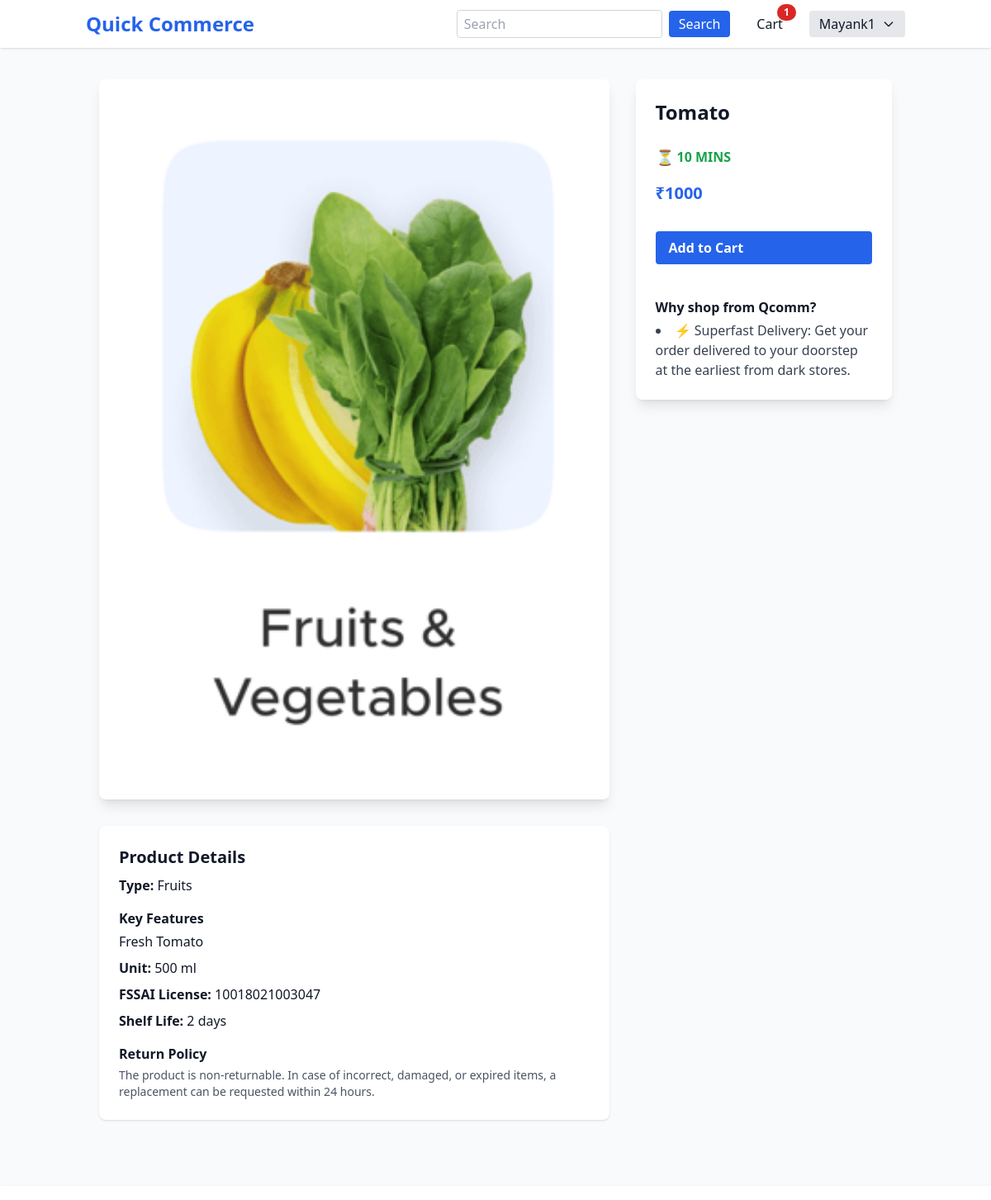
/products/18/pid/ (signed in), run on the app's committed database.
### products/models.py (models this page shows)
class Product(models.Model):
    subcategory = models.ForeignKey(Product_subcategory, on_delete=models.SET_DEFAULT, default=get_default_subcategory)
    title = models.CharField(max_length=1000)
    desc = models.TextField()
    price = models.IntegerField()
    image = models.ImageField(upload_to="product_images",null=True)
    def __str__(self):
        return self.title

class Product_subcategory(models.Model):
    category = models.ForeignKey(Product_category,on_delete=models.CASCADE)
    title = models.CharField(max_length=256)
    def __str__(self):
        return self.title

### products/views.py (the view)
# urls.py: path("<int:product_id>/pid/",views.product_page,name="product_page"),
def product_page(request,product_id):
    product = Product.objects.filter(pk = product_id)
    if product:
        product = product.first()
        print(product)
        if Inventory.objects.filter(dark_store = Customer.objects.filter(user = request.user).first().dark_store if not request.user.is_anonymous else  Dark_Store.objects.filter(pk = request.session.get('location')).first(), product=product).first():
            return render(request,'products/product_page.html',{'product':product})
    else:
        return redirect("main")

### cart/templatetags/custom_tags.py (called while the page is built)
@register.simple_tag(takes_context=True)
def is_in_cart(context,productid):
    inst = Cart_Item.objects.filter(user = context['request'].user, product_id = productid).first()
    if inst:
        return inst
    else:
        return False

@register.simple_tag(takes_context=True)
def cart_count(context):
    inst = Cart_Item.objects.filter(user = context['request'].user)
    count = 0
    for item in inst:
        count += item.quantity  # Sum the quantity of each item
    return count

### templates/products/product_page.html (shortened to what this page needs)
{% extends "base.html" %}
{% block content %}
<div class="flex flex-col md:flex-row max-w-5xl mx-auto p-4 gap-8">
    <div class="md:w-2/3 flex flex-col items-center">
        <img src="{{product.image.url}}" alt="{{product.title}}" class="rounded-lg shadow-lg w-full max-h-[60vh] object-contain bg-white dark:bg-gray-800" />
        <div class="mt-8 w-full bg-white dark:bg-gray-800 rounded-lg shadow p-6">
            <h2 class="text-xl font-semibold mb-2">Product Details</h2>
            <p class="mb-2"><span class="font-semibold">Type:</span> {{product.subcategory}}</p>
            <h3 class="font-semibold mt-4 mb-1">Key Features</h3>
            <p class="mb-2">{{product.desc}}</p>
            <p class="mb-2"><span class="font-semibold">Unit:</span> 500 ml</p>
            <p class="mb-2"><span class="font-semibold">FSSAI License:</span> 10018021003047</p>
            <p class="mb-2"><span class="font-semibold">Shelf Life:</span> 2 days</p>
            <h3 class="font-semibold mt-4 mb-1">Return Policy</h3>
            <p class="text-sm text-gray-600 dark:text-gray-300">The product is non-returnable. In case of incorrect, damaged, or expired items, a replacement can be requested within 24 hours.</p>
        </div>
    </div>
    <div class="md:w-1/3 bg-white dark:bg-gray-800 rounded-lg shadow-lg p-6 sticky top-8 h-fit flex flex-col gap-4">
        <h1 class="text-2xl font-bold mb-2">{{product.title}}</h1>
        <p class="text-green-600 dark:text-green-400 font-semibold flex items-center gap-1"><span class="text-lg">⏳</span> 10 MINS</p>
        <h3 class="text-xl font-bold text-blue-600 dark:text-blue-400 mb-4">₹{{product.price}}</h3>
        {% include "components/add_to_cart_button.html" %}
        <div class="mt-6">
            <h3 class="font-semibold mb-1">Why shop from Qcomm?</h3>
            <ul class="list-disc list-inside text-gray-700 dark:text-gray-300">
                <li>⚡ Superfast Delivery: Get your order delivered to your doorstep at the earliest from dark stores.</li>
            </ul>
        </div>
    </div>
</div>
{% endblock %}

### templates/base.html (shortened to what this page needs)
{% load custom_tags %}
<!DOCTYPE html>
<html lang="en" x-data="{ darkMode: localStorage.getItem('darkMode') === 'true', mobileMenu: false }" x-init="$watch('darkMode', val => localStorage.setItem('darkMode', val))" :class="{ 'dark': darkMode }">
<head>
    <script src="https://cdn.tailwindcss.com"></script>
</head>
<body class="bg-gray-50 dark:bg-gray-900 text-gray-900 dark:text-gray-100 min-h-screen flex flex-col">
    <nav class="bg-white dark:bg-gray-800 shadow fixed top-0 left-0 w-full z-50">
        <div class="container mx-auto px-4 py-3 flex justify-between items-center">
            <a href="/" class="text-2xl font-bold text-blue-600 dark:text-blue-400">Quick Commerce</a>
            <div class="hidden md:flex items-center gap-4">
                <form class="flex items-center" role="search" method="GET" action="{% url 'search' %}">
                    <input class="rounded px-2 py-1 border border-gray-300 dark:bg-gray-700 dark:text-gray-100" type="search" placeholder="Search" aria-label="Search" name="searchvalue">
                    <button class="ml-2 px-3 py-1 bg-blue-600 text-white rounded hover:bg-blue-700 transition" type="submit">Search</button>
                </form>
                {% if user.is_authenticated %}
                    {% cart_count as count %}
                {% endif %}
                <div class="relative flex flex-col items-center ml-4">
                    <a href="/cart/" class="hover:text-blue-500 dark:hover:text-blue-300 relative">
                        {% if user.is_authenticated and count > 0 %}
                            <span class="absolute -top-3 -right-4 bg-red-600 text-white text-xs font-bold px-2 py-0.5 rounded-full shadow">{{ count }}</span>
                        {% endif %}
                        Cart
                    </a>
                </div>
                {% if user.is_authenticated %}
                <div class="relative group ml-4" x-data="{ open: false }">
                    <button @click="open = !open" class="px-3 py-1 bg-gray-200 dark:bg-gray-700 rounded flex items-center gap-2 focus:outline-none">
                        <span>{{ user.username }}</span>
                        <svg class="w-4 h-4" fill="none" stroke="currentColor" viewBox="0 0 24 24"><path stroke-linecap="round" stroke-linejoin="round" stroke-width="2" d="M19 9l-7 7-7-7"/></svg>
                    </button>
                </div>
                {% else %}
                <a class="ml-2 px-3 py-1 bg-green-600 text-white rounded hover:bg-green-700 transition" href="{% url 'account_login' %}">Login</a>
                <a class="ml-2 px-3 py-1 bg-yellow-400 text-black rounded hover:bg-yellow-500 transition" href="{% url 'account_signup' %}">Register</a>
                {% endif %}
            </div>
        </div>
                {% if user.is_authenticated %}
                    {% cart_count as count %}
                {% endif %}
    </nav>
    <main class="flex-1 container mx-auto px-4 py-8 pt-20">
        {% block content %}{% endblock %}
    </main>
    <footer class="bg-white dark:bg-gray-800 shadow mt-8">
        <div class="container mx-auto px-4 py-4 text-center text-gray-500 dark:text-gray-400">
        </div>
    </footer>
</body>
</html>

### data on the page
Product: image (picture), subcategory "Fruits", desc "Fresh Tomato", title "Tomato", price "1000"

### other printed values
{{ count }} "1"
{{ user.username }} "Mayank1"
